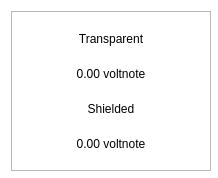
<?xml version="1.0" encoding="UTF-8"?>
<ui version="4.0">
 <class>BalanceBubble</class>
 <widget class="QWidget" name="BalanceBubble">
  <property name="geometry">
   <rect>
    <x>0</x>
    <y>0</y>
    <width>218</width>
    <height>178</height>
   </rect>
  </property>
  <property name="minimumSize">
   <size>
    <width>218</width>
    <height>178</height>
   </size>
  </property>
  <property name="maximumSize">
   <size>
    <width>250</width>
    <height>178</height>
   </size>
  </property>
  <property name="windowTitle">
   <string>Form</string>
  </property>
  <property name="styleSheet">
   <string notr="true">#BalanceBubble{
background-color:transparent
}</string>
  </property>
  <layout class="QVBoxLayout" name="verticalLayout_2">
   <property name="spacing">
    <number>0</number>
   </property>
   <item>
    <widget class="QFrame" name="frame">
     <property name="minimumSize">
      <size>
       <width>200</width>
       <height>160</height>
      </size>
     </property>
     <property name="maximumSize">
      <size>
       <width>250</width>
       <height>160</height>
      </size>
     </property>
     <property name="styleSheet">
      <string notr="true"/>
     </property>
     <property name="frameShape">
      <enum>QFrame::StyledPanel</enum>
     </property>
     <property name="frameShadow">
      <enum>QFrame::Raised</enum>
     </property>
     <property name="lineWidth">
      <number>10</number>
     </property>
     <layout class="QVBoxLayout" name="verticalLayout">
      <property name="spacing">
       <number>0</number>
      </property>
      <item>
       <layout class="QHBoxLayout" name="horizontalLayout">
        <item>
         <widget class="QLabel" name="lblFirst">
          <property name="styleSheet">
           <string notr="true"/>
          </property>
          <property name="text">
           <string>Transparent</string>
          </property>
          <property name="alignment">
           <set>Qt::AlignCenter</set>
          </property>
         </widget>
        </item>
       </layout>
      </item>
      <item>
       <widget class="QLabel" name="textTransparent">
        <property name="styleSheet">
         <string notr="true"/>
        </property>
        <property name="text">
         <string>0.00 voltnote</string>
        </property>
        <property name="alignment">
         <set>Qt::AlignCenter</set>
        </property>
       </widget>
      </item>
      <item>
       <widget class="QLabel" name="lblSecond">
        <property name="styleSheet">
         <string notr="true"/>
        </property>
        <property name="text">
         <string>Shielded</string>
        </property>
        <property name="alignment">
         <set>Qt::AlignCenter</set>
        </property>
       </widget>
      </item>
      <item>
       <widget class="QLabel" name="textShielded">
        <property name="styleSheet">
         <string notr="true"/>
        </property>
        <property name="text">
         <string>0.00 voltnote</string>
        </property>
        <property name="alignment">
         <set>Qt::AlignCenter</set>
        </property>
       </widget>
      </item>
     </layout>
    </widget>
   </item>
  </layout>
 </widget>
 <resources/>
 <connections/>
</ui>
